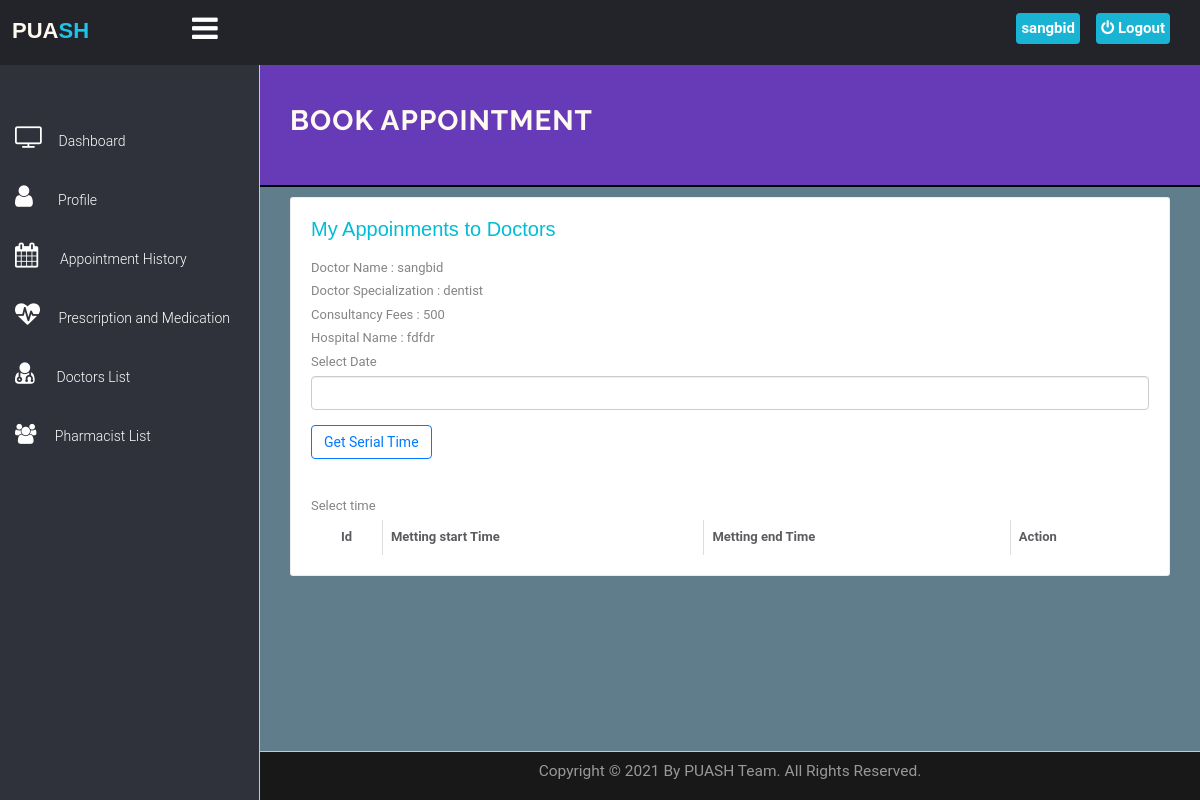
Page /PUASH/patient/book-appointment.php?id=1 (signed in) on the committed database.
### tables this page shows
CREATE TABLE `users` (
  `id` int(11) NOT NULL,
  `fullname` varchar(255) NOT NULL,
  `address` longtext NOT NULL,
  `city` varchar(255) NOT NULL,
  `gender` varchar(255) NOT NULL,
  `email` varchar(255) NOT NULL,
  `blood_group` varchar(10) NOT NULL,
  `phone` varchar(12) DEFAULT NULL,
  `password` varchar(255) NOT NULL,
  `birthdate` varchar(20) NOT NULL,
  `uniqueid` varchar(100) NOT NULL,
  `activation` varchar(100) NOT NULL DEFAULT 'inactive',
  `regDate` timestamp NOT NULL DEFAULT current_timestamp(),
  `updationDate` varchar(255) NOT NULL,
  `occupation` varchar(100) NOT NULL
);

CREATE TABLE `doctors` (
  `id` int(11) NOT NULL,
  `specilization` varchar(255) NOT NULL,
  `licence_number` varchar(50) NOT NULL,
  `doctorname` varchar(255) NOT NULL,
  `gender` varchar(10) NOT NULL,
  `hospital_name` varchar(300) NOT NULL,
  `address` longtext NOT NULL,
  `docFees` varchar(255) NOT NULL,
  `contactno` varchar(11) NOT NULL,
  `docEmail` varchar(255) NOT NULL,
  `password` varchar(255) NOT NULL,
  `token` varchar(150) NOT NULL,
  `status` varchar(10) NOT NULL DEFAULT 'inactive',
  `creationDate` timestamp NOT NULL DEFAULT current_timestamp(),
  `updationDate` varchar(255) NOT NULL,
  `sat` varchar(15) NOT NULL,
  `sun` varchar(15) NOT NULL,
  `mon` varchar(15) NOT NULL,
  `tue` varchar(15) NOT NULL,
  `wed` varchar(15) NOT NULL,
  `thu` varchar(15) NOT NULL,
  `fri` varchar(15) NOT NULL
);

### PUASH/patient/book-appointment.php (the view, shortened to what this page needs)
<?php
include('../../include/config.php');
$did= $_SESSION['doctorid'];
$sqd = "SELECT * FROM doctors WHERE id=$did";
$result1 = mysqli_query($con, $sqd);
if (mysqli_num_rows($result1) > 0) {
    while($row1 = mysqli_fetch_assoc($result1)) {
			$name=$row1["doctorname"];
		  $specilization=$row1["specilization"];
			$docFees=$row1["docFees"];
			$docHospital=$row1["hospital_name"];
}
}
else {
  echo "0 result";
}
?>
<!DOCTYPE html>
<html lang="en">
	<head>
		<link rel="stylesheet" href="../../vendor/bootstrap/css/bootstrap.min.css">
		<link rel="stylesheet" href="../../vendor/fontawesome/css/font-awesome.min.css">
		<link href="../../vendor/animate.css/animate.min.css" rel="stylesheet" media="screen">
		<link href="../../vendor/perfect-scrollbar/perfect-scrollbar.min.css" rel="stylesheet" media="screen">
		<link href="../../vendor/switchery/switchery.min.css" rel="stylesheet" media="screen">
		<link href="../../vendor/bootstrap-touchspin/jquery.bootstrap-touchspin.min.css" rel="stylesheet" media="screen">
		<link href="../../vendor/select2/select2.min.css" rel="stylesheet" media="screen">
		<link href="../../vendor/bootstrap-datepicker/bootstrap-datepicker3.standalone.min.css" rel="stylesheet" media="screen">
		<link href="../../vendor/bootstrap-timepicker/bootstrap-timepicker.min.css" rel="stylesheet" media="screen">
		<link rel="stylesheet" href="../../assets/css/styles.css">
		<link rel="stylesheet" href="../../assets/css/plugins.css">
		<link rel="stylesheet" href="../../include/DataTables/DataTables-1.10.18/css/dataTables.bootstrap4.min.css">
		<link rel="stylesheet" href="../../include/DataTables/Buttons-1.5.6/css/buttons.bootstrap4.min.css">
		<link rel="stylesheet" href="https://cdnjs.cloudflare.com/ajax/libs/font-awesome/4.7.0/css/font-awesome.min.css">
		<link rel="stylesheet" href="include/sidebar-menu.css">
	</head>
	<body>
		<div id="app">
<?php include('include/sidebar-menu.php');?>
			<div class="app-content">
				<div class="main-content" >
					<div class="wrap-content container" id="container">
						<section id="page-title" style="border-bottom:2px solid black; background-color:#673AB7; margin-top:-8px;">
							<div class="row">
								<div class="col-sm-8">
									<h1 class="mainTitle" style="color: floralwhite"><b>Book Appointment</b></h1>
                 </div>
							</div>
						</section>
							<div class="row">
								<div class="col-md-12">
										<div class="col-lg-12 col-md-12">
											<div class="panel panel-white" style="padding:20px 20px;">
													<h5 class="panel-title">My Appoinments to Doctors</h5><br>
   <label for="name">Doctor Name : <?php echo $name; ?> </label> <br>
	 <label for="specilization">Doctor Specialization : <?php echo $specilization; ?> </label> <br>
	 <label for="name">Consultancy Fees : <?php echo $docFees; ?> </label> <br>
	 <label for="name">Hospital Name : <?php echo $docHospital; ?> </label> <br>
					<form role="form" autocomplete="off" name="book" method="post" >
										<div class="form-group">
											<label for="AppointmentDate"> Select Date</label>
											<input class="form-control datepicker" name="appdate"  required="required" data-date-format="yyyy-mm-dd">
										</div>
											<button type="submit" name="submit" id="gettym" class="btn btn-o btn-primary">
													Get Serial Time
											</button>
					</form>
<br>
<label> <?php echo $appdate ?></label><br>
<label for="time"> Select time</label>
                        <div class="table-responsive" id="doctym">
                        <table id="table" class="table table-striped table-bordered" >
													<thead>
														<tr>
															<th class="center">Id</th>
															<th>Metting start Time </th>
															<th>Metting end Time </th>
															<th>Action</th>
														</tr>
													</thead>
												</table>
									</div>
											</div>
										</div>
											</div>
										</div>
							</div>
			</div>
    </div>
	<?php include('../../include/footer.php');?>
		</div>
	</body>
</html>

### PUASH/patient/include/sidebar-menu.php (shortened to what this page needs)
<!DOCTYPE html>
<html lang="en">
<head>
</head>
<body>
    <header class="navbar navbar-default navbar-static-top">
      <label for="check">
        <a href="#" class="sidebar-toggler pull-right visible-md visible-lg"  data-toggle-class="app-sidebar-closed"  data-toggle-target="#app">
          <i class="fa fa-bars" id="sidebar_btn"></i>
        </a>
      </label>
        <div class="left_area">
              <h3><a href="../../index.html"><span style="color: floralwhite !important;">PUA</span><span class="second">SH</span></a></h3>
        </div>
        <div class="right_area">
          <a href="logout.php" class="logout_btn"><i class="fa fa-power-off"></i> Logout</a>
              <a href="my-profile.php" class="mee"> <span class="username" style="color:white;">
<?php
$con = mysqli_connect("localhost", "root", "", "hms");
         $query = "select * from users where id='".$_SESSION['id']."'";
         if($result = mysqli_query($con, $query)){
             while($row = mysqli_fetch_assoc($result)){
                 $mark = explode(" ", $row["fullname"]);
                      echo $mark[0]." ";
                   }
             }
     ?>
</span></a>
        </div>
    </header>
    <div class="sidebar app-aside" id="sidebar" >
    				<div class="sidebar-container perfect-scrollbar">
    					<div class="color-layout">
    							</div>
    <nav>
      <div>
        <br>
      </div>
      <ul class="main-navigation-menu">
        <li>
          <a href="dashboard.php" class="side-content">
            <div class="item-content">
              <div class="item-media">
                <i class="fa fa-television" style="font-size:25px;"></i>
              </div>
              <div class="item-inner">
                <span class="title"> Dashboard </span>
              </div>
            </div>
          </a>
        </li>
        <li>
          <a href="my-profile.php" class="side-content">
            <div class="item-content">
              <div class="item-media">
                <i class="fa fa-user" style="font-size:25px;"></i>
              </div>
              <div class="item-inner">
                <span class="title">&nbsp;&nbsp; Profile </span>
              </div>
            </div>
          </a>
        </li>
        <li>
								<a href="appointment-history.php" class="side-content">
									<div class="item-content">
										<div class="item-media">
											<i class="fa fa-calendar" style="font-size:25px;"></i>
										</div>
										<div class="item-inner">
											<span class="title">&nbsp; Appointment History </span>
										</div>
									</div>
								</a>
							</li>
							<li>
								<a href="prescription.php" class="side-content">
									<div class="item-content">
										<div class="item-media">
											<i class="fa fa-heartbeat custom" style="font-size:25px;"></i>
										</div>
										<div class="item-inner">
											<span class="title">&nbsp;Prescription and Medication </span>
										</div>
									</div>
								</a>
							</li>
							<li>
								<a href="doctorlist.php" class="side-content">
									<div class="item-content">
										<div class="item-media">
											<i class="fa fa-user-md" style="font-size:25px;"></i>
										</div>
										<div class="item-inner">
											<span class="title">&nbsp; Doctors List</span>
										</div>
									</div>
								</a>
							</li>
							<li>
								<a href="pharmacistlist.php" class="side-content">
									<div class="item-content">
										<div class="item-media">
											<i class="fa fa-group" style="font-size:20px;"></i>
										</div>
										<div class="item-inner">
											<span class="title">&nbsp;Pharmacist List</span>
										</div>
									</div>
								</a>
							</li>
      </ul>
    </nav>
    </div>
</div>
</body>
</html>

### assets/css/plugins.css (style rules this page uses)
.perfect-scrollbar { overflow-y: hidden !important; }

### PUASH/patient/include/sidebar-menu.css (style rules this page uses)
body { margin: 0; padding: 0; font-family: "Roboto", sans-serif; }
.left_area h3 { margin-left: 1%; text-transform: uppercase; font-size: 22px; font-weight: 900; }
.left_area .second { color: #1DC4E7; }
.logout_btn { padding: 5px; background: #19B3D3; text-decoration: none; float: right; margin-top: -40px; margin-right: 30px; border-radius: 4px; font-size: 15px; font-weight: 600; color: #fff; transition: 0.5s; transition-property: background; }
.sidebar { background: #2F323A ! important; position: fixed; left: 0; width: 250px; height: 100%; transition: 0.5s; transition-property: left; }
.sidebar { transition: 0.5s; }
.main-content { transition: 0.5s; }
.sidebar a { background: #2F323A; color: #fff; display: block; width: 100%; text-decoration: none; box-sizing: border-box; transition: 0.5s; transition-property: background; line-height: 40px; }
label #sidebar_btn { z-index: 1; color: #fff; position: fixed; cursor: pointer; left: 16%; font-size: 30px; margin: 5px 0; transition: 0.6s ease-in-out; transition-property: color; }
.right_area .mee { padding: 5px; background: #19B3D3; text-decoration: none; float: right; margin-top: -40px; margin-right: 120px; border-radius: 4px; font-size: 15px; font-weight: 600; color: #fff; transition: 0.5s; transition-property: background; }

### PUASH/patient/book-appointment.php (style rules this page uses)
body { padding: 0; margin: 0; background: #607d8b; }
.panel-title { color: #00BCD4 !important; font-size: 20px; }

### rows in the picture
users: fullname "sangbid"
doctors: doctorname "sangbid", specilization "dentist", docFees "500", hospital_name "fdfdr"
